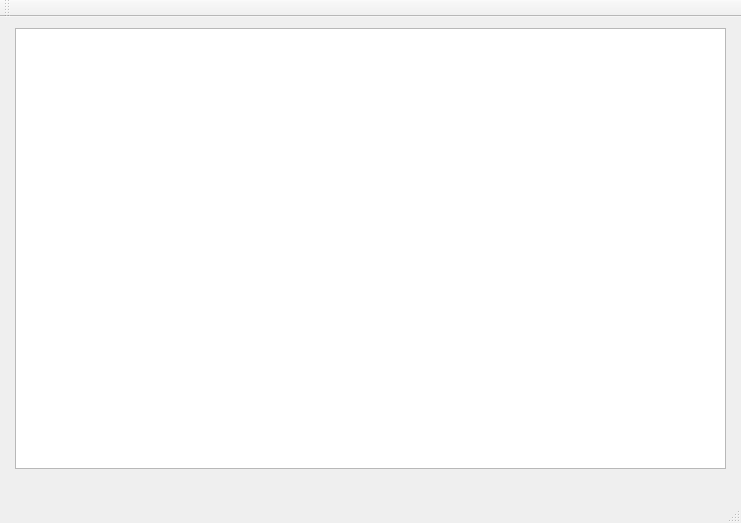
<?xml version="1.0" encoding="UTF-8"?>
<ui version="4.0">
 <class>MainWindow</class>
 <widget class="QMainWindow" name="MainWindow">
  <property name="geometry">
   <rect>
    <x>0</x>
    <y>0</y>
    <width>741</width>
    <height>523</height>
   </rect>
  </property>
  <property name="windowTitle">
   <string>MainWindow</string>
  </property>
  <widget class="QWidget" name="centralWidget">
   <widget class="WorkingArea3" name="graphicsView">
    <property name="geometry">
     <rect>
      <x>15</x>
      <y>11</y>
      <width>711</width>
      <height>441</height>
     </rect>
    </property>
   </widget>
  </widget>
  <widget class="QMenuBar" name="menuBar">
   <property name="geometry">
    <rect>
     <x>0</x>
     <y>0</y>
     <width>741</width>
     <height>22</height>
    </rect>
   </property>
  </widget>
  <widget class="QToolBar" name="mainToolBar">
   <attribute name="toolBarArea">
    <enum>TopToolBarArea</enum>
   </attribute>
   <attribute name="toolBarBreak">
    <bool>false</bool>
   </attribute>
  </widget>
  <widget class="QStatusBar" name="statusBar"/>
 </widget>
 <layoutdefault spacing="6" margin="11"/>
 <customwidgets>
  <customwidget>
   <class>WorkingArea3</class>
   <extends>QGraphicsView</extends>
   <header location="global">workingarea3.h</header>
  </customwidget>
 </customwidgets>
 <resources/>
 <connections/>
</ui>
